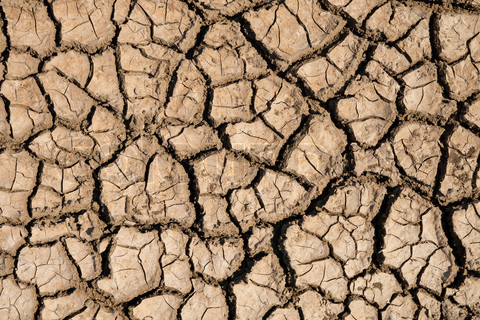
#> input picture Laboratorio_3_Texturas/imagenes/cracked_0004.jpg, 480 x 320 px; the run also reads 1 picture not shown here
$ jupyter execute --allow-errors Laboratorio_3_GLCM_Muestra_Colab.ipynb   (older library calls are emulated)
#> lines starting #> are read from the running program, lines starting #| are printed output that depends on the picture
# **Muestra: Matriz de Co-Ocurrencia (GLCM)**

Esta es una muestra de otra forma clásica de describir texturas: la **matriz de co-ocurrencia de niveles de gris** (*Gray Level Co-occurrence Matrix*, GLCM). A diferencia de los laboratorios, acá no hay ejercicios: el código ya está completo y la idea es recorrerlo, explorar los controles interactivos y ver cómo se usa para segmentar una imagen por textura.

La idea viene del mismo problema que vimos con LBP: el histograma de una textura cuenta *cuántos* píxeles hay de cada gris, pero no dice nada sobre *dónde* están. La GLCM cuenta, en cambio, qué **pares** de niveles de gris aparecen a cierta distancia y en cierta dirección.

## **Imports**

[cell 1]
# === IMPORTS ===
import time
import numpy as np
import matplotlib.pyplot as plt
import ipywidgets as widgets
from ipywidgets import interact, IntSlider
from collections import Counter
from itertools import permutations
from skimage import util, io
from skimage.feature import graycomatrix, graycoprops
from skimage.filters import threshold_multiotsu
from sklearn.cluster import KMeans

## **Carga de Imágenes**

Vamos a usar ocho fotos de texturas (manchadas, rotas, fibrosas...) del dataset DTD. Esta celda las descarga (funciona en Colab y localmente). Si la carpeta ya existe no vuelve a descargar nada.

[cell 2]
#@title Descargar las imagenes { display-mode: "form" }
import io as _io
import os
import urllib.request
import zipfile

REPOSITORIO_URL = "https://github.com/Elementos-Reconocimiento-Visual-UBA/PracticasERV_2026_4toBim"  #@param {type:"string"}
RAMA = "main"  #@param {type:"string"}
CARPETA_EN_REPOSITORIO = "Laboratorio_3_Texturas/imagenes"  #@param {type:"string"}
CARPETA_IMAGENES = "imagenes"  # carpeta local donde quedan las texturas

def leer_zip(url_zip):
  with urllib.request.urlopen(url_zip) as respuesta:
    return zipfile.ZipFile(_io.BytesIO(respuesta.read()))

# [12 lines left out: function descargar_carpeta_de_github, not called in this run]

if os.path.isdir(CARPETA_IMAGENES):
  print(f"La carpeta {CARPETA_IMAGENES} ya existe, no se descarga nada")
else:
  descargar_carpeta_de_github(f"{REPOSITORIO_URL.rstrip('/')}/archive/refs/heads/{RAMA}.zip", CARPETA_EN_REPOSITORIO, CARPETA_IMAGENES)
  print(f"Descargadas {len(os.listdir(CARPETA_IMAGENES))} imagenes en {CARPETA_IMAGENES}")

## **TEXTURAS**

[cell 3]
TEXTURAS = {
  'manchado 1': 'blotchy_0009.jpg',  'manchado 2': 'blotchy_0017.jpg',
  'roto 1':     'cracked_0004.jpg',  'roto 2':     'cracked_0046.jpg',
  'fibroso 1':  'fibrous_0083.jpg',  'fibroso 2':  'fibrous_0095.jpg',
  'moteado':    'flecked_0050.jpg',  'cristalino': 'crystalline_0057.jpg',
}
LADO_TEXTURA = 192

def cargar_textura(nombre, lado=LADO_TEXTURA):
  # Nos quedamos con un recorte cuadrado del centro de la foto
  imagen = util.img_as_ubyte(io.imread(f"{CARPETA_IMAGENES}/{TEXTURAS[nombre]}", as_gray=True))
  fila_inicio = (imagen.shape[0] - lado) // 2
  columna_inicio = (imagen.shape[1] - lado) // 2
  return imagen[fila_inicio:fila_inicio + lado, columna_inicio:columna_inicio + lado]

## **Matriz de Co-Ocurrencia (GLCM)**

### **Idea**

LBP se queda con un único dato por cada vecino: si es mayor o menor que el central. Tira a la basura **cuánto** mayor o menor, y solo mira una vecindad chiquita alrededor de cada píxel. La **matriz de co-ocurrencia de niveles de gris** (**GLCM**) guarda más información: dado un **desplazamiento** (por ejemplo, "un píxel hacia la derecha"), cuenta **cuántas veces aparece cada par** de niveles de gris a esa distancia.

Es un histograma, pero de **pares** de píxeles en vez de píxeles sueltos. Como una textura es un patrón que se repite, la GLCM captura *cada cuánto* se repite y *con qué contraste*: por eso se la suele llamar la **huella digital** de la textura.

Sea $I(y, x)$ una imagen con $L$ niveles de gris $\{0, \dots, L-1\}$. Su GLCM con desplazamiento $(\Delta y, \Delta x)$ es una matriz de $L \times L$ donde el casillero $(i, j)$ cuenta los píxeles de valor $i$ cuyo vecino desplazado vale $j$:

$$C_{(\Delta y, \Delta x)}[i, j] = \sum_{y, x} \begin{cases} 1 & \text{si } I(y, x) = i \text{ y } I(y + \Delta y, x + \Delta x) = j \\ 0 & \text{si no} \end{cases}$$

Los pares cuyo destino cae fuera de la imagen simplemente no se cuentan.

Hay varias formas de elegir el desplazamiento. Una muy usada es con una **distancia** $d$ y un **ángulo** $\theta$:

$$\Delta y = \text{round}\left(d \cdot \sin\theta\right) \qquad \Delta x = \text{round}\left(d \cdot \cos\theta\right)$$

Como las filas crecen hacia abajo, $\theta = 0°$ es hacia la derecha y $\theta = 90°$ es hacia **abajo**.

Hay tres detalles prácticos:

- **Cuantización**: con $256$ niveles la matriz tiene $65536$ casilleros y casi todos quedan vacíos (el mismo problema que vimos con los $2^P$ códigos de LBP). Antes de contar se reducen los grises a $8$, $16$ o $32$ niveles.
- **Simétrica**: si no nos importa el *sentido* del desplazamiento (derecha o izquierda) sumamos la matriz con su traspuesta, así el par $(i, j)$ cuenta igual que el $(j, i)$.
- **Normalizada**: si dividimos por la cantidad total de pares, cada casillero pasa a ser la **probabilidad** de ver ese par, $P(i, j)$, y la suma da $1$. Así podemos comparar imágenes de distinto tamaño.

Veamos cómo se construye. Esta es una imagen de $8 \times 8$ con $4$ niveles de gris. Con el slider **paso** van recorriendo los píxeles de a uno: el punto rojo es el píxel de origen $i$, el azul su vecino desplazado $j$, y en cada paso se suma $1$ al casillero $(i, j)$ de la matriz. Prueben distintos desplazamientos.

[cell 4]
IMAGEN_8X8_4_NIVELES = np.array([
  [3, 3, 2, 3, 3, 3, 3, 3],
  [3, 2, 2, 3, 0, 0, 3, 3],
  [2, 2, 2, 1, 1, 0, 1, 3],
  [2, 2, 1, 1, 0, 2, 0, 1],
  [2, 1, 1, 1, 0, 0, 0, 1],
  [2, 1, 1, 0, 0, 0, 1, 3],
  [3, 3, 1, 3, 3, 0, 0, 3],
  [3, 3, 3, 3, 3, 3, 3, 3],
])

def dibujar_matriz(ax, matriz, titulo, formato="{:.0f}"):
  # Dibuja una matriz con el valor escrito en cada casillero
  ax.imshow(matriz, cmap="Blues", vmin=0, vmax=max(matriz.max(), 1))
  for fila in range(matriz.shape[0]):
    for columna in range(matriz.shape[1]):
      ax.text(columna, fila, formato.format(matriz[fila, columna]), ha="center", va="center", color="white" if matriz[fila, columna] > matriz.max() / 2 else "black")
  ax.set_xticks(range(matriz.shape[1]))
  ax.set_yticks(range(matriz.shape[0]))
  ax.set_xlabel("j: nivel del vecino")
  ax.set_ylabel("i: nivel del pixel")
  ax.set_title(titulo)

def pares_con_destino_dentro(imagen, desplazamiento_fila, desplazamiento_columna):
  # (fila, columna, fila_destino, columna_destino) de cada pixel cuyo vecino desplazado cae dentro de la imagen, recorridos por filas
  alto, ancho = imagen.shape
  return [(fila, columna, fila + desplazamiento_fila, columna + desplazamiento_columna)
          for fila in range(alto) for columna in range(ancho)
          if 0 <= fila + desplazamiento_fila < alto and 0 <= columna + desplazamiento_columna < ancho]

def explorar_construccion_glcm(desplazamiento_fila, desplazamiento_columna, paso):
  pares = pares_con_destino_dentro(IMAGEN_8X8_4_NIVELES, desplazamiento_fila, desplazamiento_columna)
  pares_contados = min(paso, len(pares))
  ultimo_par = pares[pares_contados - 1] if pares_contados > 0 else None

  # Cuantas veces aparece cada par (nivel del pixel, nivel del vecino) entre los pares contados
  repeticiones = Counter((IMAGEN_8X8_4_NIVELES[fila, columna], IMAGEN_8X8_4_NIVELES[fila_destino, columna_destino]) for fila, columna, fila_destino, columna_destino in pares[:pares_contados])
  matriz = np.array([[repeticiones[(i, j)] for j in range(4)] for i in range(4)])

  fig, ax = plt.subplots(1, 2, figsize=(11, 5))

  ax[0].imshow(IMAGEN_8X8_4_NIVELES, cmap="gray", vmin=0, vmax=3)
  for fila in range(8):
    for columna in range(8):
      ax[0].text(columna, fila, IMAGEN_8X8_4_NIVELES[fila, columna], ha="center", va="center", color="black" if IMAGEN_8X8_4_NIVELES[fila, columna] > 1 else "white", fontsize=13)
  if ultimo_par is not None:
    fila, columna, fila_destino, columna_destino = ultimo_par
    ax[0].scatter(columna, fila, color="red", s=500, alpha=0.6)
    ax[0].scatter(columna_destino, fila_destino, color="blue", s=500, alpha=0.6)
    ax[0].annotate("", xy=(columna_destino, fila_destino), xytext=(columna, fila), arrowprops=dict(arrowstyle="->", color="yellow", linewidth=2))
  ax[0].set_xticks(np.arange(-0.5, 8, 1), minor=True)
  ax[0].set_yticks(np.arange(-0.5, 8, 1), minor=True)
  ax[0].grid(True, which="minor", color="blue", linewidth=0.8)
  ax[0].tick_params(which="both", length=0, labelleft=False, labelbottom=False)
  ax[0].set_title(f"Desplazamiento ({desplazamiento_fila}, {desplazamiento_columna}): {pares_contados} pares contados")

  dibujar_matriz(ax[1], matriz, "GLCM acumulada")
  plt.tight_layout()
  plt.show()

interact(
  explorar_construccion_glcm,
  desplazamiento_fila=IntSlider(min=-3, max=3, step=1, value=1, description='delta fila'),
  desplazamiento_columna=IntSlider(min=-3, max=3, step=1, value=1, description='delta columna'),
  paso=IntSlider(min=0, max=64, step=1, value=9, description='paso'),
);
#> the sliders are set to desplazamiento_fila = 1, desplazamiento_columna = 1, paso = 9
#> in explorar_construccion_glcm, `plt.show()`:
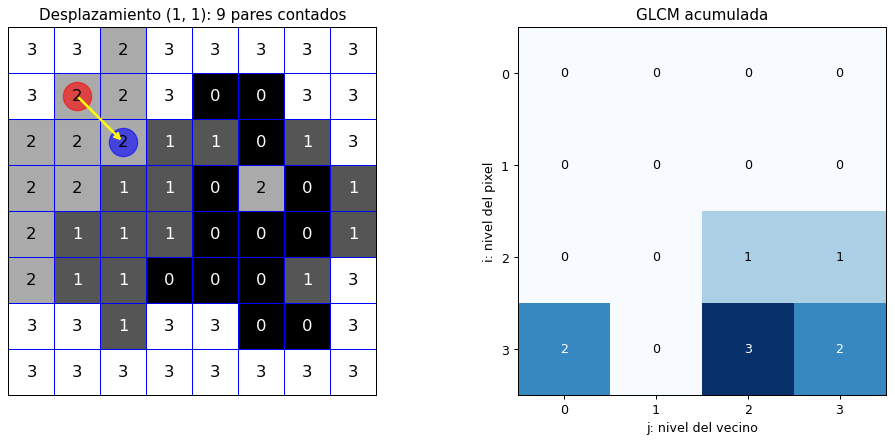
#> figure drawn by matplotlib, 2 panels

### **Implementación de la GLCM**

Estas son las funciones que arman la GLCM de una imagen:

- `cuantizar` pasa de $256$ grises a `niveles` grises repartiendo el rango en partes iguales: el gris $g$ queda en el nivel $\lfloor g \cdot niveles / 256 \rfloor$. Hay que convertir a `int` antes de multiplicar, porque la imagen es `uint8` y multiplicar por `niveles` se pasa de $255$.
- `desplazamiento_polar` devuelve el par $(\Delta y, \Delta x)$ redondeado a enteros.
- `glcm` recibe una imagen que **ya está cuantizada** (sus valores van de $0$ a `niveles - 1`) y devuelve la matriz con `matriz[i, j]` = cantidad de píxeles de valor $i$ cuyo vecino desplazado vale $j$. Si `simetrica` es `True` suma la traspuesta y si `normalizada` es `True` divide por la suma total.

[cell 5]
def cuantizar(imagen, niveles):
  # Pasa de 256 niveles de gris a `niveles`, repartiendo el rango en partes iguales
  return (imagen.astype(int) * niveles // 256).astype(np.uint8)

[cell 6]
def desplazamiento_polar(distancia, angulo_grados):
  # (desplazamiento de fila, desplazamiento de columna) a esa distancia y ese angulo. 0 grados es hacia la derecha y 90 hacia abajo
  angulo = np.radians(angulo_grados)
  return int(np.round(distancia * np.sin(angulo))), int(np.round(distancia * np.cos(angulo)))

[cell 7]
def glcm(imagen, desplazamiento, niveles, simetrica=False, normalizada=False):
  # matriz[i, j] = cantidad de pixeles de valor i cuyo vecino desplazado vale j
  alto, ancho = imagen.shape
  desplazamiento_fila, desplazamiento_columna = desplazamiento
  matriz = np.zeros((niveles, niveles))

  for fila in range(alto):
    for columna in range(ancho):
      fila_destino = fila + desplazamiento_fila
      columna_destino = columna + desplazamiento_columna
      if not (0 <= fila_destino < alto and 0 <= columna_destino < ancho): continue

      matriz[imagen[fila, columna], imagen[fila_destino, columna_destino]] += 1

  if simetrica: matriz = matriz + matriz.T
  if normalizada and matriz.sum() > 0: matriz = matriz / matriz.sum()

  return matriz

### Tests (GLCM)

[cell 8]
# nombre: (imagen de 256 grises, cantidad de niveles, imagen cuantizada esperada)
CUANTIZACIONES_ESPERADAS = {
  'cuatro_niveles': (np.array([[0, 63, 64, 127], [128, 191, 192, 255]], dtype=np.uint8), 4, np.array([[0, 0, 1, 1], [2, 2, 3, 3]])),
  'dos_niveles':    (np.array([[0, 127, 128, 255]], dtype=np.uint8),                    2, np.array([[0, 0, 1, 1]])),
  'sin_cambios':    (np.array([[0, 100, 255]], dtype=np.uint8),                         256, np.array([[0, 100, 255]])),
}

# nombre: (distancia, angulo en grados, desplazamiento esperado (fila, columna))
DESPLAZAMIENTOS_ESPERADOS = {
  'derecha':          (1, 0,   (0, 1)),
  'abajo':            (1, 90,  (1, 0)),
  'diagonal':         (1, 45,  (1, 1)),
  'diagonal_inversa': (1, 135, (1, -1)),
  'izquierda':        (2, 180, (0, -2)),
  'distancia_3':      (3, 0,   (0, 3)),
  'diagonal_lejana':  (3, 45,  (2, 2)),  # 3 * sin(45) = 2.12 se redondea a 2
}

IMAGEN_GLCM_CHICA = np.array([[3, 3, 2, 3], [3, 2, 2, 3], [2, 0, 0, 1], [2, 2, 0, 0]])
IMAGEN_GLCM_HORIZONTAL = np.array([[0, 1, 1], [2, 2, 0]])

# nombre: (imagen, desplazamiento, niveles, simetrica, normalizada, matriz esperada)
GLCMS_ESPERADAS = {
  'ejemplo_4x4':   (IMAGEN_GLCM_CHICA, (1, 1), 4, False, False, np.array([[2, 0, 0, 0], [0, 0, 0, 0], [1, 1, 1, 1], [1, 0, 2, 0]])),
  'horizontal':    (IMAGEN_GLCM_HORIZONTAL, (0, 1), 3, False, False, np.array([[0, 1, 0], [0, 1, 0], [1, 0, 1]])),
  'simetrica':     (IMAGEN_GLCM_HORIZONTAL, (0, 1), 3, True, False, np.array([[0, 1, 1], [1, 2, 0], [1, 0, 2]])),
  'normalizada':   (IMAGEN_GLCM_HORIZONTAL, (0, 1), 3, False, True, np.array([[0, 1, 0], [0, 1, 0], [1, 0, 1]]) / 4),
  'sin_pares':     (IMAGEN_GLCM_CHICA, (5, 5), 4, False, False, np.zeros((4, 4))),
  'izquierda':     (IMAGEN_GLCM_HORIZONTAL, (0, -1), 3, False, False, np.array([[0, 0, 1], [1, 1, 0], [0, 0, 1]])),  # es la traspuesta de 'horizontal'
}

def verificar_cuantizar(nombre):
  imagen, niveles, esperada = CUANTIZACIONES_ESPERADAS[nombre]
  obtenida = cuantizar(imagen, niveles)

  assert np.array_equal(obtenida, esperada), f"[{nombre}] se esperaba {esperada.tolist()} pero se obtuvo {np.asarray(obtenida).tolist()}"
  print(f"OK [{nombre}] {niveles} niveles: {np.asarray(obtenida).tolist()}")

def verificar_desplazamiento(nombre):
  distancia, angulo, esperado = DESPLAZAMIENTOS_ESPERADOS[nombre]
  obtenido = tuple(int(valor) for valor in desplazamiento_polar(distancia, angulo))

  assert obtenido == esperado, f"[{nombre}] se esperaba {esperado} pero se obtuvo {obtenido}"
  print(f"OK [{nombre}] distancia {distancia}, angulo {angulo}: {obtenido}")

def verificar_glcm(nombre):
  imagen, desplazamiento, niveles, simetrica, normalizada, esperada = GLCMS_ESPERADAS[nombre]
  obtenida = glcm(imagen, desplazamiento, niveles, simetrica, normalizada)

  assert obtenida.shape == esperada.shape, f"[{nombre}] se esperaba una matriz de forma {esperada.shape} pero se obtuvo {obtenida.shape}"
  assert np.allclose(obtenida, esperada), f"[{nombre}] se esperaba {esperada.tolist()} pero se obtuvo {obtenida.tolist()}"
  total = "suma 1" if normalizada else f"{int(obtenida.sum())} en total"
  print(f"OK [{nombre}] {total}")

def verificar_glcm_contra_skimage(distancia, angulo_grados, simetrica, normalizada):
  # skimage usa la misma convencion: el angulo 0 es la derecha y el 90 es hacia abajo
  imagen = cuantizar(cargar_textura('roto 1', 40), 16)
  esperada = graycomatrix(imagen, [distancia], [np.radians(angulo_grados)], levels=16, symmetric=simetrica, normed=normalizada)[:, :, 0, 0]
  obtenida = glcm(imagen, desplazamiento_polar(distancia, angulo_grados), 16, simetrica, normalizada)

  assert np.allclose(obtenida, esperada), f"[d={distancia}, angulo={angulo_grados}] la GLCM no coincide con skimage en {(~np.isclose(obtenida, esperada)).sum()} casilleros"
  print(f"OK [d={distancia}, angulo={angulo_grados}, simetrica={simetrica}, normalizada={normalizada}] coincide con skimage")

### Verificacion cuantizar

[cell 9]
for nombre in CUANTIZACIONES_ESPERADAS:
  verificar_cuantizar(nombre)

### Verificacion desplazamiento

[cell 10]
for nombre in DESPLAZAMIENTOS_ESPERADOS:
  verificar_desplazamiento(nombre)

### Verificacion GLCM

[cell 11]
for nombre in GLCMS_ESPERADAS:
  verificar_glcm(nombre)

for distancia, angulo_grados in [(1, 0), (2, 45), (3, 90), (2, 135)]:
  verificar_glcm_contra_skimage(distancia, angulo_grados, True, True)
#> in cargar_textura, `imagen = util.img_as_ubyte(io.imread(f"{CARPETA_IMAGENES}/{TEXTURAS[no..`:
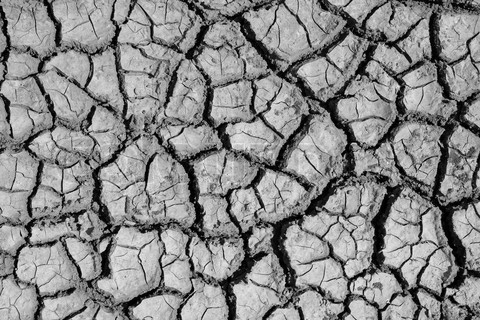
#> imagen: shape (320, 480); min 0, max 247, mean 137.7
#> in cargar_textura, `return imagen[fila_inicio:fila_inicio + lado, columna_inicio:columna_i..`:
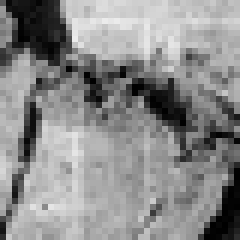
#> returned value: shape (40, 40) (shown 6 times larger); min 0, max 236, mean 139.5
#> call 4 of cuantizar, with niveles = 16
#> in cuantizar (call 4), `return (imagen.astype(int) * niveles // 256).astype(np.uint8)`:
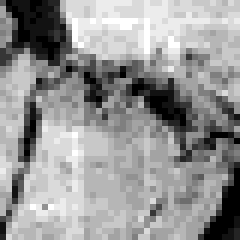
#> returned value: shape (40, 40) (shown 6 times larger); min 0, max 14, mean 8.28; drawn with min black and max white
verificar_glcm_contra_skimage(1, 0, False, False)

#### Versión vectorizada

La versión con loops es lenta. Pero acá no hace falta ni siquiera calcular coordenadas: si **recortamos** la imagen para quedarnos con los píxeles de origen que tienen destino y recortamos **la misma cantidad desplazada** para los destinos, obtenemos dos arreglos del mismo tamaño que son, casilla por casilla, los pares $(i, j)$. Solo falta contarlos, y como hay pares repetidos usamos `np.add.at`, igual que en Hough.

Para un desplazamiento $(\Delta y, \Delta x)$ los píxeles de origen son los de las filas `max(0, -dy)` a `alto - max(0, dy)` y las columnas `max(0, -dx)` a `ancho - max(0, dx)`. Los destinos son el mismo recorte pero corrido: filas desde `max(0, dy)` hasta `alto - max(0, -dy)` y columnas desde `max(0, dx)` hasta `ancho - max(0, -dx)`. Si el desplazamiento es mayor que la imagen no hay ningún par y la matriz queda en ceros.

[cell 12]
def glcm_vectorizada(imagen, desplazamiento, niveles, simetrica=False, normalizada=False):
  alto, ancho = imagen.shape
  desplazamiento_fila, desplazamiento_columna = desplazamiento
  matriz = np.zeros((niveles, niveles))

  if abs(desplazamiento_fila) < alto and abs(desplazamiento_columna) < ancho:
    origenes = imagen[max(0, -desplazamiento_fila):alto - max(0, desplazamiento_fila), max(0, -desplazamiento_columna):ancho - max(0, desplazamiento_columna)]
    destinos = imagen[max(0, desplazamiento_fila):alto - max(0, -desplazamiento_fila), max(0, desplazamiento_columna):ancho - max(0, -desplazamiento_columna)]
    np.add.at(matriz, (origenes.ravel(), destinos.ravel()), 1)

  if simetrica: matriz = matriz + matriz.T
  if normalizada and matriz.sum() > 0: matriz = matriz / matriz.sum()

  return matriz

### Verificacion Vectorizado (GLCM)

[cell 13]
def verificar_glcm_vectorizada(desplazamiento):
  imagen = cuantizar(cargar_textura('fibroso 2', 64), 16)

  inicio = time.perf_counter()
  esperada = glcm(imagen, desplazamiento, 16, True, True)
  tiempo_loop = time.perf_counter() - inicio

  inicio = time.perf_counter()
  obtenida = glcm_vectorizada(imagen, desplazamiento, 16, True, True)
  tiempo_vectorizada = time.perf_counter() - inicio

  assert np.allclose(obtenida, esperada), f"[{desplazamiento}] la GLCM vectorizada no coincide con la de los loops en {(~np.isclose(obtenida, esperada)).sum()} casilleros"
  print(f"OK [{desplazamiento}] loop: {tiempo_loop * 1000:.1f} ms, vectorizada: {tiempo_vectorizada * 1000:.1f} ms")

for desplazamiento in [(0, 1), (1, 1), (3, 0), (-2, 2), (80, 80)]:
  verificar_glcm_vectorizada(desplazamiento)
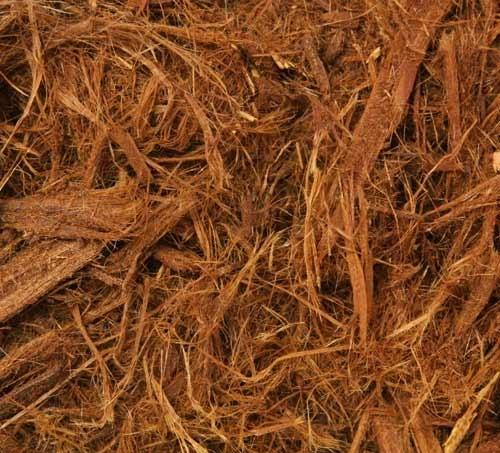
#> input picture Laboratorio_3_Texturas/imagenes/fibrous_0095.jpg, 500 x 453 px
#> in cargar_textura (call 6), `imagen = util.img_as_ubyte(io.imread(f"{CARPETA_IMAGENES}/{TEXTURAS[no..`:
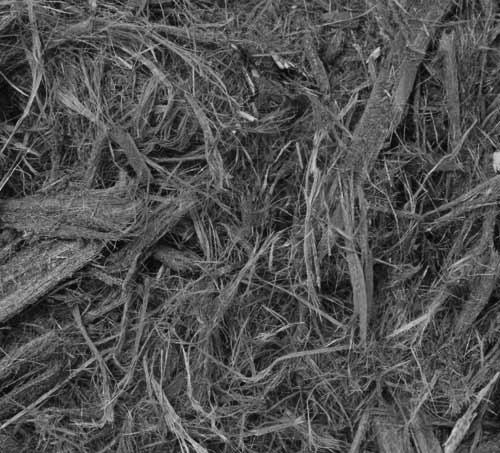
#> imagen: shape (453, 500); min 1, max 218, mean 80.7
#> in cargar_textura (call 6), `return imagen[fila_inicio:fila_inicio + lado, columna_inicio:columna_i..`:
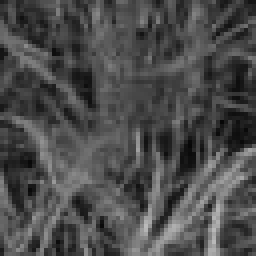
#> returned value: shape (64, 64) (shown 4 times larger); min 7, max 186, mean 75.6
#> in cuantizar (call 9), `return (imagen.astype(int) * niveles // 256).astype(np.uint8)`:
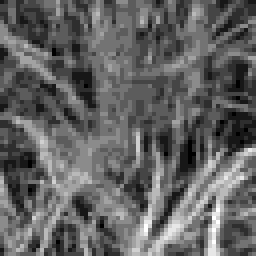
#> returned value: shape (64, 64) (shown 4 times larger); min 0, max 11, mean 4.26; drawn with min black and max white
#> in glcm_vectorizada, `origenes = imagen[max(0, -desplazamiento_fila):alto - max(0, desplazam..`:
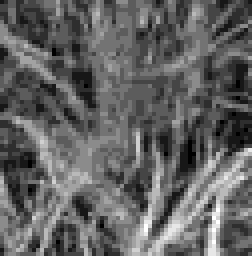
#> origenes: shape (64, 63) (shown 4 times larger); min 0, max 11, mean 4.26; drawn with min black and max white
#> in glcm_vectorizada, `destinos = imagen[max(0, desplazamiento_fila):alto - max(0, -desplazam..`:
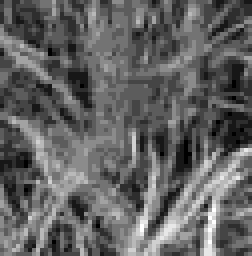
#> destinos: shape (64, 63) (shown 4 times larger); min 0, max 11, mean 4.26; drawn with min black and max white
#> (the rest of the program and of its run is left out)
